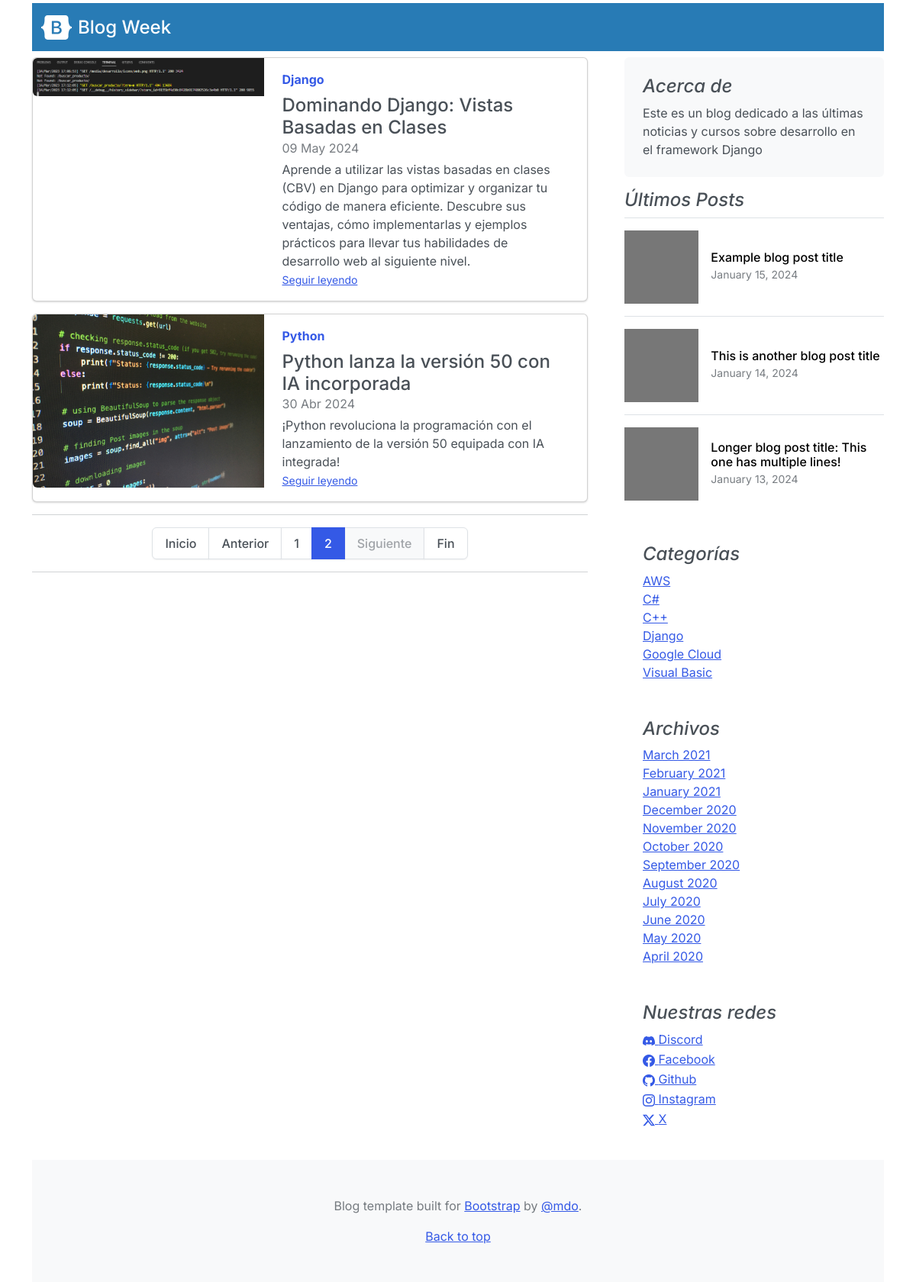
Screenshot of /?page=2 with the database file from the repository.
### core/models.py (models this page shows, shortened)
class Post(models.Model):
    title = models.CharField(max_length=250, verbose_name="Título")
    excerpt = models.TextField(verbose_name="Bajada")
    content = RichTextField(verbose_name="Contenido")
    image = models.ImageField(
        upload_to="posts", verbose_name="Imagen", null=True, blank=True)
    published = models.BooleanField(default=False, verbose_name="Publicado")
    created = models.DateTimeField(
        auto_now_add=True, verbose_name="Fecha de creación")
    updated = models.DateTimeField(
        auto_now=True, verbose_name="Fecha de modificación")
    category = models.ForeignKey(
        Category, on_delete=models.CASCADE, verbose_name="Categoría", related_name="get_posts")
    author = models.ForeignKey(
        Author, on_delete=models.CASCADE, verbose_name="Autor", related_name="get_posts")
    tags = models.ManyToManyField(Tag, verbose_name="Etiquetas")
    class Meta:
        verbose_name = "Publicación"
        verbose_name_plural = "Publicaciones"
        ordering = ['title']

class Category(models.Model):
    name = models.CharField(max_length=200, verbose_name="nombre", unique=True)
    active = models.BooleanField(default=True, verbose_name="Activo")
    created = models.DateTimeField(
        auto_now_add=True, verbose_name="Fecha de creación")
    updated = models.DateTimeField(
        auto_now=True, verbose_name="Fecha de modificación")
    class Meta:
        verbose_name = "Categoría"
        verbose_name_plural = "Categorías"
        ordering = ['name']
    def __str__(self) -> str:
        return self.name

class About(models.Model):
    description = models.CharField(max_length=350, verbose_name="Descripción")
    created = models.DateTimeField(
        auto_now_add=True, verbose_name="Fecha de creación")
    updated = models.DateTimeField(
        auto_now=True, verbose_name="Fecha de modificación")
    class Meta:
        verbose_name = "Acerca de"
        verbose_name_plural = "Acerca de nosotros"
        ordering = ['created']
    def __str__(self) -> str:
        return self.description

class Link(models.Model):
    key = models.CharField(max_length=100, verbose_name="Key Link")
    name = models.CharField(max_length=120, verbose_name="Red Social")
    url = models.URLField(max_length=350, blank=True,
                          null=True, verbose_name="Enlace")
    icon = models.CharField(max_length=100, blank=True,
                            null=True, verbose_name="Icono")
    created = models.DateTimeField(
        auto_now_add=True, verbose_name="Fecha de Creación")
    updated = models.DateTimeField(
        auto_now=True, verbose_name="Fecha de modificación")
    class Meta:
        verbose_name = "Red Social"
        verbose_name_plural = "Redes Sociales"
        ordering = ['name']
    def __str__(self) -> str:
        return self.name

### core/views.py (the view)
# urls.py: 2. Add a URL to urlpatterns:  path('', views.home, name='home')
def home(request):
    posts_page = Paginator(Post.objects.filter(published = True),2) # 2 es el nro de posts que quiero que entren en cada pagina
    page = request.GET.get('page') # me devuelve el nro actual de pagina en la que estoy
    posts = posts_page.get_page(page) # pido que me devuelva los posts que están en la pagina actual
    aux = "x" * posts.paginator.num_pages # me va a generar una variable con tantas x como nros de pagina haya,
    return render(request, 'core/home.html', {'posts': posts,
                                              'aux': aux})

### core/processors.py (called while the page is built)
def ctx_dic_about(request):
    ctx_about = {}
    ctx_about['ABOUT'] = About.objects.latest('created') # BUSCA EL ULTIMO CAMPO CREADO EN ABOUT (DE ACUERDO A LA FECHA DE CREACIÓN)
    return ctx_about

def ctx_dic_category(request):
    ctx_category = {}
    ctx_category['categories'] = Category.objects.filter(active=True)
    return ctx_category

def ctx_dic_link(request):
    ctx_link = {}
    links = Link.objects.all()
    for link in links:
        ctx_link[link.key] = {'url': link.url,
                                'icon': link.icon}
    print(ctx_link)
    return ctx_link

def ctx_dic_link2(request):
    ctx_link2 = {}
    ctx_link2['redes_sociales'] = Link.objects.all()
    print(ctx_link2)
    return ctx_link2

### core/templates/core/home.html (shortened to what this page needs)
{% extends "core/base.html" %}
{% load static %}
{% block content %}
    {% for post in posts %}
        {% if forloop.first and posts.number == 1 %}
            {% if request.path == '/' %}
                <div class="p-4 p-md-5 mb-4 rounded text-bg-info ">
                    <div class="col-lg-12 px-0">
                        <h1 class="display-4 fst-italic text-white">{{ post.title }}</h1>
                        <p class="lead my-3">{{ post.excerpt }}</p>
                        <p class="lead mb-0"><a href={% url "post" post.id %} class=" fw-bold text-white">Seguir leyendo...</a></p>
                    </div>
                </div>
            {% endif %}
        {% else %}
            <div class="card mb-3">
                <div class="row g-0">
                    <div class="col-md-5">
                        <img src={{ post.image.url }} class="img-fluid rounded-start" alt="...">
                    </div>
                    <div class="col-md-7">
                        <div class="card-body">
                            <strong class="d-inline-block mb-2 text-primary">{{ post.category }}</strong>
                            <h4 class="mb-0">{{ post.title }}</h4>
                            <div class="mb-1 text-muted">{{ post.created|date:"d M Y" }}</div>
                            <p class="card-text mb-auto">{{ post.excerpt }}</p>
                            <p class="card-text"><small class="text-muted"><a href={% url "post" post.id %} class="stretched-link">Seguir
                                        leyendo</a></small></p>
                        </div>
                    </div>
                </div>
            </div>
        {% endif %}
    {% endfor %}
    <hr>
    <nav aria-label="...">
        <ul class="pagination justify-content-center">
            <li class="page-item">
                <a class="page-link" href="?page=1">Inicio</a>
            </li>
            <li class="page-item {% if not posts.has_previous %}disabled{% endif %}">
                <a class="page-link" href="{% if posts.has_previous %}?page={{ posts.previous_page_number }}{% endif %}">Anterior</a>
            </li>
            {% for i in aux %}
            <li class="page-item {% if posts.number == forloop.counter %}active{% endif %}" aria-current="page">
                <a class="page-link" href="?page={{ forloop.counter }}">{{ forloop.counter }}</a>
            </li>
            {% endfor %}
            <li class="page-item {% if not posts.has_next %}disabled{% endif %}">
                <a class="page-link" href="{% if posts.has_next %}?page={{ posts.next_page_number }}{% endif %}">Siguiente</a>
            </li>
            <li class="page-item">
                <a class="page-link" href="?page={{ posts.paginator.num_pages }}">Fin</a>
            </li>
        </ul>
    </nav>
    <hr>
{% endblock %}

### core/templates/core/base.html (shortened to what this page needs)
<!DOCTYPE html>
<html lang="es">
<head>
    <link rel="stylesheet" href="https://cdn.jsdelivr.net/npm/bootstrap-icons@1.11.3/font/bootstrap-icons.min.css">
    {% load static %}
    <link href={% static "core/css/bootstrap.min.css" %} rel="stylesheet">
    <link href={% static "css/blog.css" %} rel="stylesheet">
</head>
<body>
    <div class="container">
        <nav class="mt-1 navbar navbar-expand-lg bg-info" data-bs-theme="dark">
            <div class="container-fluid">
                <a href="/"
                    class="d-flex align-items-center mb-3 mb-md-0 me-md-auto link-body-emphasis text-decoration-none">
                    <img class="bi me-2" width="40" height="32" src={% static "core/img/bootstrap-logo-white.svg" %}
                        alt="">
                    <span class="fs-4">Blog Week</span>
                </a>
            </div>
        </nav>
        <main class="mt-2">
            <div class="row g-5">
                <div class="col-md-8">
                    {% block content %} {% endblock %}
                </div>
                <aside class="col-md-4">
                    <div class="position-sticky" style="top: 2rem;">
                        <div class="p-4 mb-3 bg-body-tertiary rounded">
                            <h4 class="fst-italic">Acerca de</h4>
                            <p class="mb-0">{{ ABOUT }}</p>
                        </div>
                        <div>
                            <h4 class="fst-italic">Últimos Posts</h4>
                            <ul class="list-unstyled">
                                <li>
                                    <a class="d-flex flex-column flex-lg-row gap-3 align-items-start align-items-lg-center py-3 link-body-emphasis text-decoration-none border-top"
                                        href="#">
                                        <svg class="bd-placeholder-img" width="100%" height="96"
                                            xmlns="http://www.w3.org/2000/svg" aria-hidden="true"
                                            preserveAspectRatio="xMidYMid slice" focusable="false">
                                            <rect width="100%" height="100%" fill="#777" />
                                        </svg>
                                        <div class="col-lg-8">
                                            <h6 class="mb-0">Example blog post title</h6>
                                            <small class="text-body-secondary">January 15, 2024</small>
                                        </div>
                                    </a>
                                </li>
                                <li>
                                    <a class="d-flex flex-column flex-lg-row gap-3 align-items-start align-items-lg-center py-3 link-body-emphasis text-decoration-none border-top"
                                        href="#">
                                        <svg class="bd-placeholder-img" width="100%" height="96"
                                            xmlns="http://www.w3.org/2000/svg" aria-hidden="true"
                                            preserveAspectRatio="xMidYMid slice" focusable="false">
                                            <rect width="100%" height="100%" fill="#777" />
                                        </svg>
                                        <div class="col-lg-8">
                                            <h6 class="mb-0">This is another blog post title</h6>
                                            <small class="text-body-secondary">January 14, 2024</small>
                                        </div>
                                    </a>
                                </li>
                                <li>
                                    <a class="d-flex flex-column flex-lg-row gap-3 align-items-start align-items-lg-center py-3 link-body-emphasis text-decoration-none border-top"
                                        href="#">
                                        <svg class="bd-placeholder-img" width="100%" height="96"
                                            xmlns="http://www.w3.org/2000/svg" aria-hidden="true"
                                            preserveAspectRatio="xMidYMid slice" focusable="false">
                                            <rect width="100%" height="100%" fill="#777" />
                                        </svg>
                                        <div class="col-lg-8">
                                            <h6 class="mb-0">Longer blog post title: This one has multiple lines!</h6>
                                            <small class="text-body-secondary">January 13, 2024</small>
                                        </div>
                                    </a>
                                </li>
                            </ul>
                        </div>
                        <div class="p-4">
                            <h4 class="fst-italic">Categorías</h4>
                            <ol class="list-unstyled mb-0">
                                {% for item in categories %}
                                    <li><a href={% url "category" item.id %}>{{item.name}}</a></li>
                                {% endfor %}
                            </ol>
                        </div>
                        <div class="p-4">
                            <h4 class="fst-italic">Archivos</h4>
                            <ol class="list-unstyled mb-0">
                                <li><a href="#">March 2021</a></li>
                                <li><a href="#">February 2021</a></li>
                                <li><a href="#">January 2021</a></li>
                                <li><a href="#">December 2020</a></li>
                                <li><a href="#">November 2020</a></li>
                                <li><a href="#">October 2020</a></li>
                                <li><a href="#">September 2020</a></li>
                                <li><a href="#">August 2020</a></li>
                                <li><a href="#">July 2020</a></li>
                                <li><a href="#">June 2020</a></li>
                                <li><a href="#">May 2020</a></li>
                                <li><a href="#">April 2020</a></li>
                            </ol>
                        </div>
                        <div class="p-4">
                            <h4 class="fst-italic">Nuestras redes</h4>
                            <ol class="list-unstyled">
                                {% for item in redes_sociales %}
                                    {% if item.url %}
                                        <li><a href={{ item.url }}><i class="{{ item.icon }}"></i> {{ item.name }}</a></li>
                                    {% endif %}
                                {% endfor%}
                            </ol>
                        </div>
                    </div>
                </aside>
            </div>
        </main>
        <footer class="py-5 text-center text-body-secondary bg-body-tertiary">
            <p>Blog template built for <a href="https://getbootstrap.com/">Bootstrap</a> by <a
                    href="https://twitter.com/mdo">@mdo</a>.</p>
            <p class="mb-0">
                <a href="#">Back to top</a>
            </p>
        </footer>
    </div>
</body>
</html>

### core/static/core/css/blog.css (style rules this page uses)
.bd-placeholder-img { font-size: 1.125rem; text-anchor: middle; -webkit-user-select: none; -moz-user-select: none; user-select: none; }
.bi { vertical-align: -.125em; fill: currentColor; }

### rows the page displays
Post: image (picture), category "Django", title "Dominando Django: Vistas Basadas en Clases", created "09 May 2024", excerpt "Aprende a utilizar las vistas basadas en clases (CBV) en Django para optimizar y organizar tu código de manera eficiente. Descubre sus ventajas, cómo implementarlas y ejemplos prácticos para llevar tus habilidades de desarrollo web al siguiente nivel."
Post: image (picture), category "Python", title "Python lanza la versión 50 con IA incorporada", created "30 Abr 2024", excerpt "¡Python revoluciona la programación con el lanzamiento de la versión 50 equipada con IA integrada!"
About: description "Este es un blog dedicado a las últimas noticias y cursos sobre desarrollo en el framework Django"
Category: name "AWS"
Category: name "C#"
Category: name "C++"
Category: name "Django"
Category: name "Google Cloud"
Category: name "Visual Basic"
Link: name "Discord"
Link: name "Facebook"
Link: name "Github"
Link: name "Instagram"
Link: name "X"
